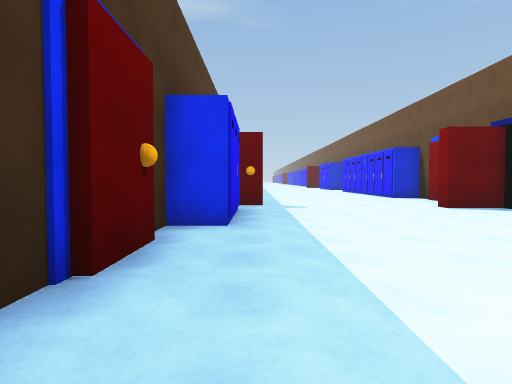
view 1 (above)

14 first-person views from a walk through a Unity game level. The camera is 1.4 m above the floor, tilts 2° down and sees 75° across. The floor is counted in squares, 2 m on a side. Each view is taken from the middle of a square. On the plan, view 1 faces up. The plan holds only what a view shows up to about 10 squares ahead; the rest is blank. The place goes on beyond the plan. The player is left out. Some animated figures are left out.

view 2
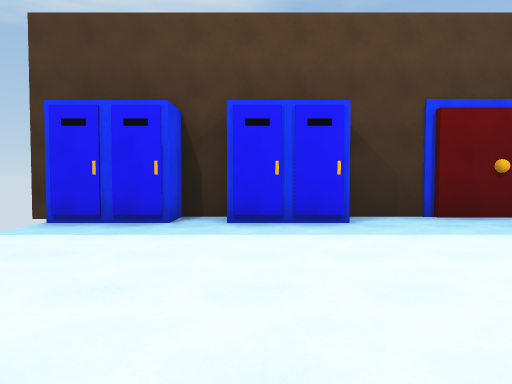

view 3
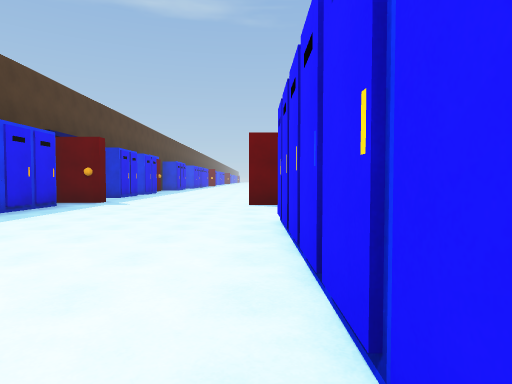

view 4
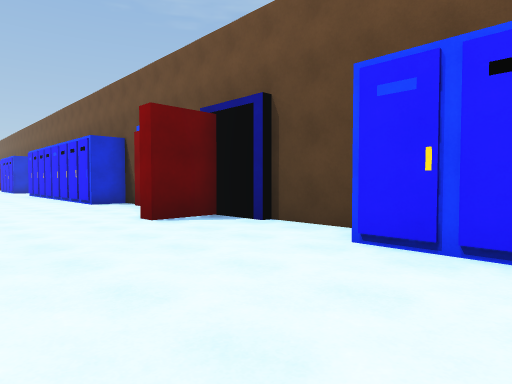

view 5
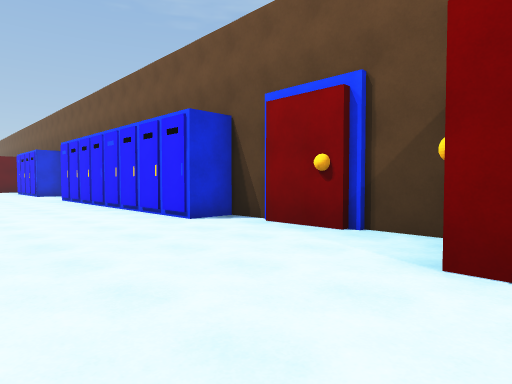

view 6
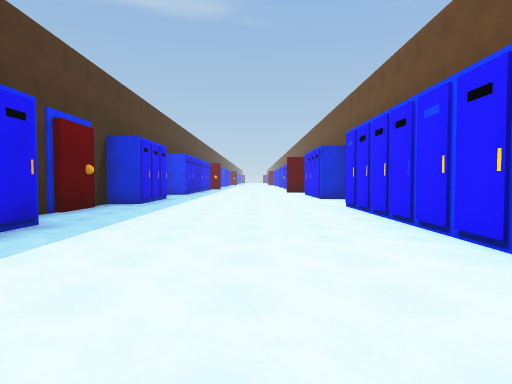

view 7
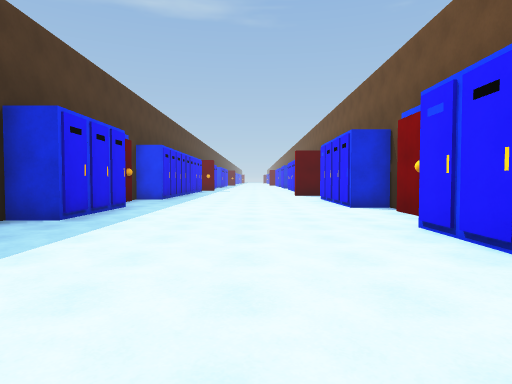

view 8
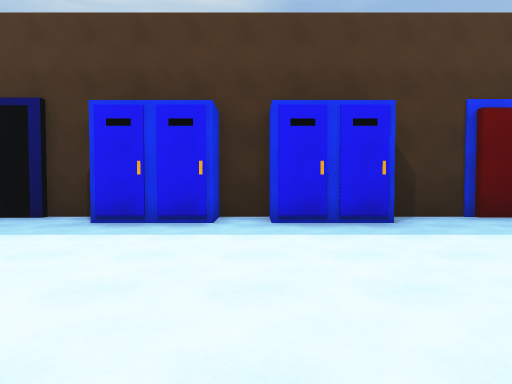

view 9
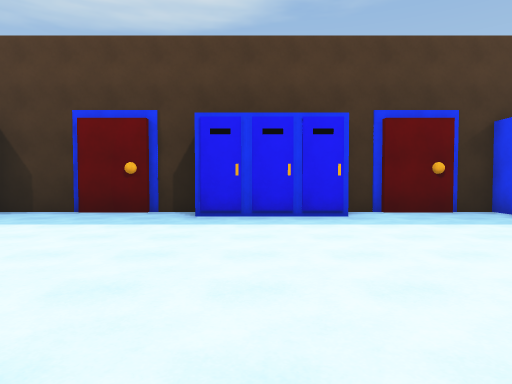

view 10
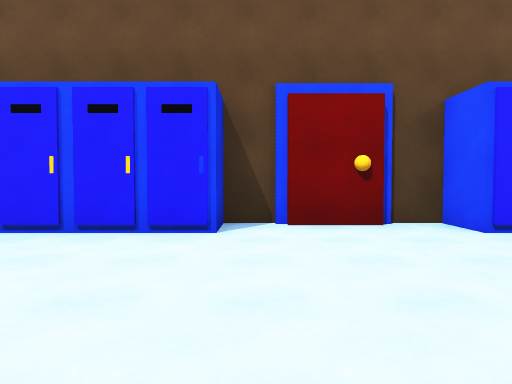

view 11
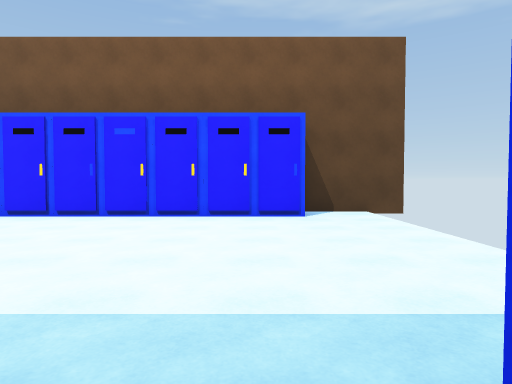

view 12
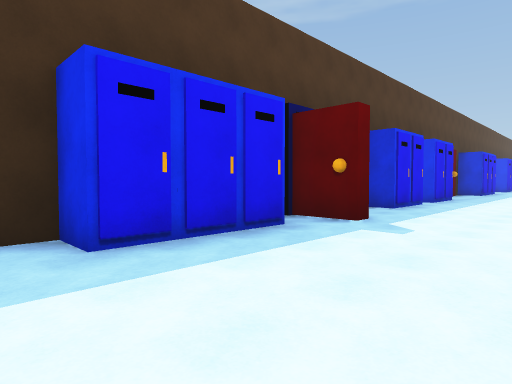

view 13
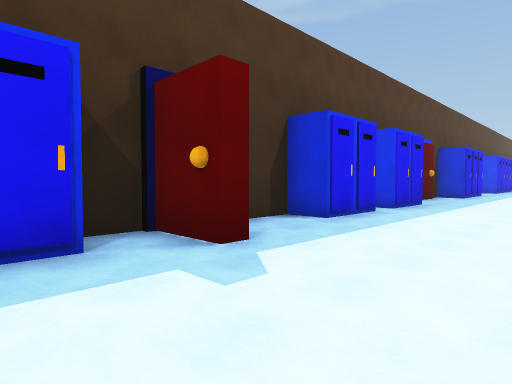

view 14
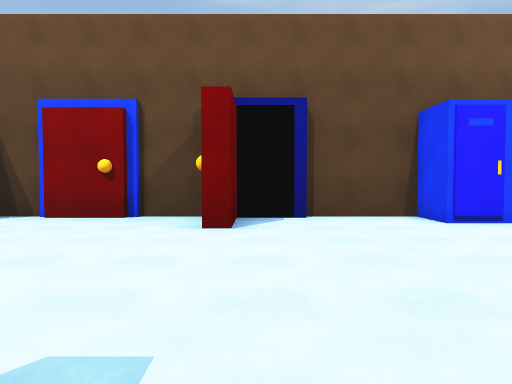

### Floor plan
Points are (right, up) in squares from view 1. A wall is a line through its corners. A room is listed if a view was taken in it or the views show most of it. See-through windows are left out.
Room 1 (views 1, 2, 3, 4, 5, 6, 7, 8, 9, 10, 11, 12, 13, 14)
walls: (0.2, 9.8) (0.2, 9.3) (-1.4, 9.3); (-1.2, 11.1) (-1.2, 10.1); (6.2, 10.4) (6.2, 12); (6.5, 12) (6.5, 13.1) (5.4, 13.1) (5.4, 21) (6.5, 21) (6.5, 22); (-0.4, 8.1) (-0.4, 5.1) (-1.4, 5.1) (-1.4, 4.5); (-1.4, 15.4) (-1.4, 14.3) (-0.4, 14.3) (-0.4, 12.3) (-1.4, 12.3) (-1.4, 11); (6.5, 9) (6.5, 10.5); (-0.4, 17.4) (-0.4, 15.3) (-1.1, 15.3); (6.2, 7) (6.2, 8.4) (4.8, 8.4) (4.8, 8.9); (-1.4, 19.3) (-1.4, 17.3); (-1.2, 3.9) (-1.2, 2.4); (-1.2, 20.8) (-1.2, 19.1); (-1.4, 2.5) (-1.4, 0.8); (6.2, 22) (6.2, 23.5); (-0.4, 0.6) (-0.4, -1.5); (6.5, 23.4) (6.5, 24.5) (5.4, 24.5) (5.4, 27.4); (-0.4, 24.9) (-0.4, 21.8) (-1.4, 21.8) (-1.4, 20.6); (-1.4, -1.5) (-1.4, -2.4) (-0.4, -2.4) (-0.4, -4.5); (-1.4, 25.9) (-1.4, 25); (5.4, -3) (5.4, 4.9) (6.5, 4.9) (6.5, 7.1); (-1.2, 27.4) (-1.2, 25.8); (6.5, -5.4) (6.5, -3)

Positions as (right, up) in squares from view 1, and headings:
1: (0, 0), facing up
2: (5, -1), facing left
3: (5, -1), facing up
4: (2, 3), facing up-right
5: (2, 8), facing up-right
6: (3, 12), facing up
7: (3, 16), facing up
8: (5, 15), facing left
9: (6, 23), facing left
10: (1, 24), facing right
11: (-1, -2), facing right
12: (3, 4), facing up-left
13: (3, 7), facing up-left
14: (0, 8), facing right
